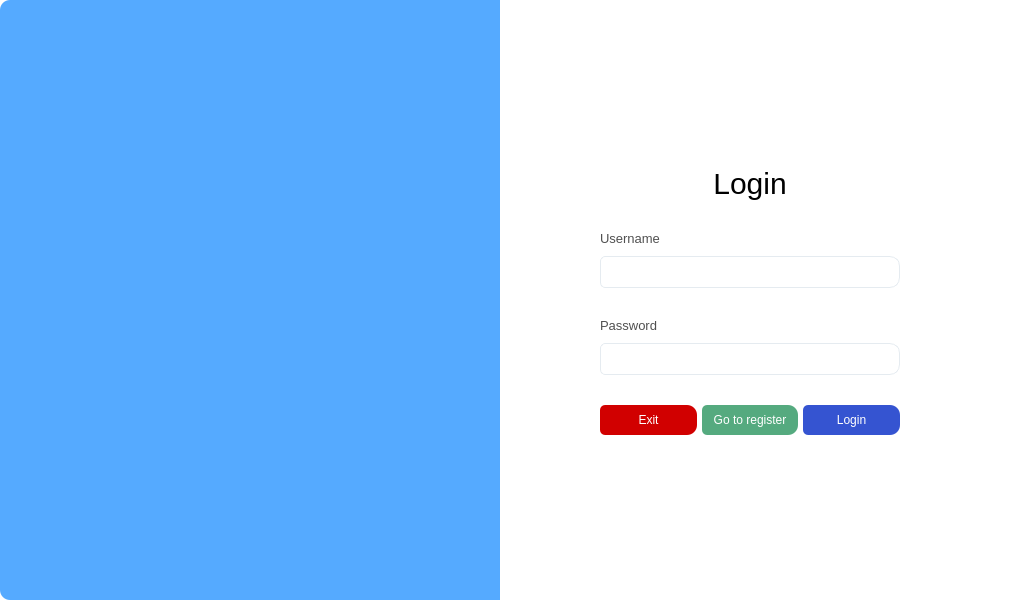
<?xml version="1.0" encoding="UTF-8"?>
<ui version="4.0">
 <class>Form</class>
 <widget class="QWidget" name="Form">
  <property name="windowTitle">
   <string>Form</string>
  </property>
  <property name="styleSheet">
   <string notr="true">*{background-color: rgb(255, 255, 255);}
/* Set style for app title widget */
#titleWidget {
	border-image: url(:/images/images/images/PyDracula_vertical.png);
	border-top-left-radius: 10px;
	border-bottom-left-radius: 10px;
   width:100%
}

#titleWidget QLabel {
	color: rgba(255, 255, 255, 0.8);
	font-family: &quot;Segoe UI Semibold&quot;;
}

#titleLabel1 {
	font-size: 40px;
}

#titleLabel2 {
	font-size: 30px;
}

/* Set style for function widget */
#funcWidget {
	background-color: #fff;
	border-top-right-radius: 10px;
	border-bottom-right-radius: 10px;
}

/* Set style for all the QLabel in function widget */
#funcWidget QLabel {
	color: #505050;
}

/* Set style for login label and register label in function widget */
#loginLabel, #registerLabel {
	font-family: &quot;Segoe UI&quot;;
	font-size: 30px;
}

/* Set style for all the QLineEdit in function widget */
#funcWidget QLineEdit {
	border: 1px solid #e5ebf0;
	border-radius: 5px;
	padding: 5px 10px;
	font-size: 15px;
}

#funcWidget QLineEdit:focus {
	border-color: #5500ff;
}

/* Set style for all the buttons in function widget */
#funcWidget QPushButton {
	font-size: 12em;
	border-radius: 5px;
	color: #fff;
}

#funcWidget QPushButton:pressed {
	padding-left: 10px;
}

/* Set style for login and create user button in function widget */
#loginBtn, #createBtn {
	background-color: #3554d1;
}

#loginBtn:hover, #loginBtn:pressed, #createBtn:hover, #createBtn:pressed {
	background-color: #0000ff;
}


/* Set style for exit button in function widget */
#exitBtn {
    background-color: #d10000;
}

#exitBtn:hover, #exitBtn:pressed {
	background-color: #910000;
}

/* Set style for register and back button in function widget */
#registerBtn, #backBtn {
	background-color: #55aa7f;
}

#registerBtn:hover, #registerBtn:pressed, #backBtn:hover, #backBtn:pressed {
	background-color: #3aad00;
}




















</string>
  </property>
  <layout class="QGridLayout" name="gridLayout">
   <property name="leftMargin">
    <number>0</number>
   </property>
   <property name="topMargin">
    <number>0</number>
   </property>
   <property name="rightMargin">
    <number>10</number>
   </property>
   <property name="bottomMargin">
    <number>0</number>
   </property>
   <property name="spacing">
    <number>0</number>
   </property>
   <item row="0" column="0" rowspan="2">
    <widget class="QWidget" name="titleWidget" native="true">
     <property name="minimumSize">
      <size>
       <width>500</width>
       <height>600</height>
      </size>
     </property>
     <property name="styleSheet">
      <string notr="true">
background-color: rgb(85, 170, 255);</string>
     </property>
     <layout class="QVBoxLayout" name="verticalLayout_2">
      <property name="spacing">
       <number>0</number>
      </property>
      <property name="leftMargin">
       <number>0</number>
      </property>
      <property name="topMargin">
       <number>0</number>
      </property>
      <property name="rightMargin">
       <number>0</number>
      </property>
      <property name="bottomMargin">
       <number>0</number>
      </property>
      <item>
       <layout class="QVBoxLayout" name="verticalLayout">
        <property name="spacing">
         <number>0</number>
        </property>
       </layout>
      </item>
     </layout>
    </widget>
   </item>
   <item row="0" column="1" rowspan="2">
    <widget class="QStackedWidget" name="funcWidget">
     <property name="minimumSize">
      <size>
       <width>500</width>
       <height>600</height>
      </size>
     </property>
     <property name="styleSheet">
      <string notr="true">border-top-right-radius:10px;
border-bottom-right-radius:10px;</string>
     </property>
     <property name="currentIndex">
      <number>0</number>
     </property>
     <widget class="QWidget" name="page">
      <layout class="QGridLayout" name="gridLayout_2">
       <property name="leftMargin">
        <number>0</number>
       </property>
       <property name="topMargin">
        <number>0</number>
       </property>
       <property name="rightMargin">
        <number>0</number>
       </property>
       <property name="bottomMargin">
        <number>0</number>
       </property>
       <property name="spacing">
        <number>0</number>
       </property>
       <item row="1" column="0">
        <spacer name="horizontalSpacer_3">
         <property name="orientation">
          <enum>Qt::Horizontal</enum>
         </property>
         <property name="sizeHint" stdset="0">
          <size>
           <width>79</width>
           <height>20</height>
          </size>
         </property>
        </spacer>
       </item>
       <item row="1" column="2">
        <spacer name="horizontalSpacer_4">
         <property name="orientation">
          <enum>Qt::Horizontal</enum>
         </property>
         <property name="sizeHint" stdset="0">
          <size>
           <width>79</width>
           <height>20</height>
          </size>
         </property>
        </spacer>
       </item>
       <item row="0" column="1">
        <spacer name="verticalSpacer_3">
         <property name="orientation">
          <enum>Qt::Vertical</enum>
         </property>
         <property name="sizeHint" stdset="0">
          <size>
           <width>20</width>
           <height>129</height>
          </size>
         </property>
        </spacer>
       </item>
       <item row="1" column="1">
        <layout class="QVBoxLayout" name="verticalLayout_5">
         <property name="spacing">
          <number>30</number>
         </property>
         <item>
          <widget class="QLabel" name="loginLabel">
           <property name="font">
            <font>
             <family>Segoe UI</family>
             <pointsize>-1</pointsize>
            </font>
           </property>
           <property name="styleSheet">
            <string notr="true">#loginLabel {
	color: #000;
}</string>
           </property>
           <property name="text">
            <string>Login</string>
           </property>
           <property name="alignment">
            <set>Qt::AlignCenter</set>
           </property>
          </widget>
         </item>
         <item>
          <layout class="QVBoxLayout" name="verticalLayout_3">
           <property name="spacing">
            <number>10</number>
           </property>
           <item>
            <widget class="QLabel" name="label">
             <property name="font">
              <font>
               <pointsize>10</pointsize>
              </font>
             </property>
             <property name="text">
              <string>Username</string>
             </property>
            </widget>
           </item>
           <item>
            <widget class="QLineEdit" name="lineEdit">
             <property name="minimumSize">
              <size>
               <width>300</width>
               <height>0</height>
              </size>
             </property>
             <property name="clearButtonEnabled">
              <bool>true</bool>
             </property>
            </widget>
           </item>
          </layout>
         </item>
         <item>
          <layout class="QVBoxLayout" name="verticalLayout_4">
           <property name="spacing">
            <number>10</number>
           </property>
           <item>
            <widget class="QLabel" name="label_2">
             <property name="font">
              <font>
               <pointsize>10</pointsize>
              </font>
             </property>
             <property name="text">
              <string>Password</string>
             </property>
            </widget>
           </item>
           <item>
            <widget class="QLineEdit" name="lineEdit_2">
             <property name="minimumSize">
              <size>
               <width>300</width>
               <height>0</height>
              </size>
             </property>
             <property name="echoMode">
              <enum>QLineEdit::Password</enum>
             </property>
             <property name="clearButtonEnabled">
              <bool>true</bool>
             </property>
            </widget>
           </item>
          </layout>
         </item>
         <item>
          <layout class="QHBoxLayout" name="horizontalLayout">
           <property name="spacing">
            <number>5</number>
           </property>
           <item>
            <widget class="QPushButton" name="exitBtn">
             <property name="minimumSize">
              <size>
               <width>0</width>
               <height>30</height>
              </size>
             </property>
             <property name="text">
              <string>Exit</string>
             </property>
             <property name="icon">
              <iconset resource="static/resource.qrc">
               <normaloff>:/icon/icon/x-mark-3-48.ico</normaloff>:/icon/icon/x-mark-3-48.ico</iconset>
             </property>
            </widget>
           </item>
           <item>
            <widget class="QPushButton" name="registerBtn">
             <property name="minimumSize">
              <size>
               <width>0</width>
               <height>30</height>
              </size>
             </property>
             <property name="text">
              <string>Go to register</string>
             </property>
             <property name="icon">
              <iconset resource="static/resource.qrc">
               <normaloff>:/icon/icon/user-48.ico</normaloff>:/icon/icon/user-48.ico</iconset>
             </property>
            </widget>
           </item>
           <item>
            <widget class="QPushButton" name="loginBtn">
             <property name="minimumSize">
              <size>
               <width>0</width>
               <height>30</height>
              </size>
             </property>
             <property name="text">
              <string>Login</string>
             </property>
             <property name="icon">
              <iconset resource="static/resource.qrc">
               <normaloff>:/icon/icon/login-64.ico</normaloff>:/icon/icon/login-64.ico</iconset>
             </property>
            </widget>
           </item>
          </layout>
         </item>
        </layout>
       </item>
       <item row="2" column="1">
        <spacer name="verticalSpacer_4">
         <property name="orientation">
          <enum>Qt::Vertical</enum>
         </property>
         <property name="sizeHint" stdset="0">
          <size>
           <width>20</width>
           <height>130</height>
          </size>
         </property>
        </spacer>
       </item>
      </layout>
     </widget>
     <widget class="QWidget" name="page_2">
      <layout class="QGridLayout" name="gridLayout_3">
       <property name="leftMargin">
        <number>0</number>
       </property>
       <property name="topMargin">
        <number>0</number>
       </property>
       <property name="rightMargin">
        <number>0</number>
       </property>
       <property name="bottomMargin">
        <number>0</number>
       </property>
       <property name="spacing">
        <number>0</number>
       </property>
       <item row="0" column="1">
        <spacer name="verticalSpacer_6">
         <property name="orientation">
          <enum>Qt::Vertical</enum>
         </property>
         <property name="sizeHint" stdset="0">
          <size>
           <width>20</width>
           <height>129</height>
          </size>
         </property>
        </spacer>
       </item>
       <item row="1" column="0">
        <spacer name="horizontalSpacer_5">
         <property name="orientation">
          <enum>Qt::Horizontal</enum>
         </property>
         <property name="sizeHint" stdset="0">
          <size>
           <width>79</width>
           <height>20</height>
          </size>
         </property>
        </spacer>
       </item>
       <item row="1" column="1">
        <layout class="QVBoxLayout" name="verticalLayout_6">
         <property name="spacing">
          <number>30</number>
         </property>
         <item>
          <widget class="QLabel" name="registerLabel">
           <property name="styleSheet">
            <string notr="true">#registerLabel {
	color: #000;
}</string>
           </property>
           <property name="text">
            <string>Register</string>
           </property>
           <property name="alignment">
            <set>Qt::AlignCenter</set>
           </property>
          </widget>
         </item>
         <item>
          <layout class="QVBoxLayout" name="verticalLayout_7">
           <property name="spacing">
            <number>10</number>
           </property>
           <item>
            <widget class="QLabel" name="label_3">
             <property name="font">
              <font>
               <pointsize>10</pointsize>
              </font>
             </property>
             <property name="text">
              <string>Username</string>
             </property>
            </widget>
           </item>
           <item>
            <widget class="QLineEdit" name="lineEdit_3">
             <property name="minimumSize">
              <size>
               <width>300</width>
               <height>0</height>
              </size>
             </property>
             <property name="clearButtonEnabled">
              <bool>true</bool>
             </property>
            </widget>
           </item>
          </layout>
         </item>
         <item>
          <layout class="QVBoxLayout" name="verticalLayout_8">
           <property name="spacing">
            <number>10</number>
           </property>
           <item>
            <widget class="QLabel" name="label_4">
             <property name="font">
              <font>
               <pointsize>10</pointsize>
              </font>
             </property>
             <property name="text">
              <string>Password</string>
             </property>
            </widget>
           </item>
           <item>
            <widget class="QLineEdit" name="lineEdit_4">
             <property name="minimumSize">
              <size>
               <width>300</width>
               <height>0</height>
              </size>
             </property>
             <property name="echoMode">
              <enum>QLineEdit::Normal</enum>
             </property>
             <property name="clearButtonEnabled">
              <bool>true</bool>
             </property>
            </widget>
           </item>
          </layout>
         </item>
         <item>
          <layout class="QHBoxLayout" name="horizontalLayout_2">
           <property name="spacing">
            <number>5</number>
           </property>
           <item>
            <widget class="QPushButton" name="backBtn">
             <property name="minimumSize">
              <size>
               <width>0</width>
               <height>30</height>
              </size>
             </property>
             <property name="text">
              <string>Back</string>
             </property>
             <property name="icon">
              <iconset resource="static/resource.qrc">
               <normaloff>:/icon/icon/arrow-80-48.ico</normaloff>:/icon/icon/arrow-80-48.ico</iconset>
             </property>
            </widget>
           </item>
           <item>
            <widget class="QPushButton" name="createBtn">
             <property name="minimumSize">
              <size>
               <width>0</width>
               <height>30</height>
              </size>
             </property>
             <property name="text">
              <string>Create</string>
             </property>
             <property name="icon">
              <iconset resource="static/resource.qrc">
               <normaloff>:/icon/icon/check-mark-3-48.ico</normaloff>:/icon/icon/check-mark-3-48.ico</iconset>
             </property>
            </widget>
           </item>
          </layout>
         </item>
        </layout>
       </item>
       <item row="1" column="2">
        <spacer name="horizontalSpacer_6">
         <property name="orientation">
          <enum>Qt::Horizontal</enum>
         </property>
         <property name="sizeHint" stdset="0">
          <size>
           <width>79</width>
           <height>20</height>
          </size>
         </property>
        </spacer>
       </item>
       <item row="2" column="1">
        <spacer name="verticalSpacer_5">
         <property name="orientation">
          <enum>Qt::Vertical</enum>
         </property>
         <property name="sizeHint" stdset="0">
          <size>
           <width>20</width>
           <height>130</height>
          </size>
         </property>
        </spacer>
       </item>
      </layout>
     </widget>
    </widget>
   </item>
  </layout>
 </widget>
 <resources>
  <include location="static/resource.qrc"/>
 </resources>
 <connections/>
</ui>
